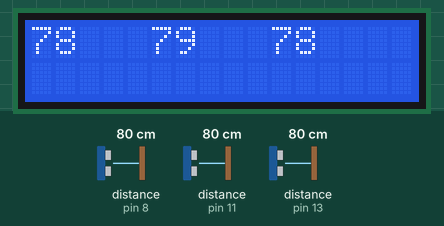
Recording of a sketch running on a simulated Arduino Uno, built with avr-gcc and run on an emulated ATmega328P. Parts: 16×2 character LCD. Wiring (inferred from the names in the program): 3 × ultrasonic range finder: trigger pin 3, echo pin 13 / trigger pin 9, echo pin 8 / trigger pin 12, echo pin 11. The inputs (shaded band) are chosen by the test bench; at power-on: distance to the obstacle (sensors on pin 8, pin 11, pin 13) 80 cm. The echo pulse lasts 58.3 µs per cm.

Above: at 1.2 s.
1.3 s: distance to the obstacle (sensor on pin 8) set to 2 cm
At 2.7 s:
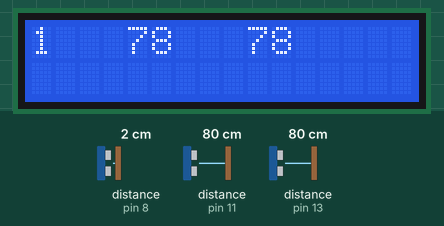
4.6 s: distance to the obstacle (sensor on pin 11) set to 2 cm
At 5.9 s:
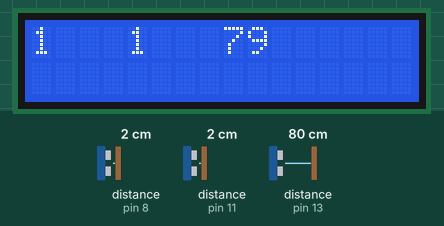
7.6 s: distance to the obstacle (sensor on pin 13) set to 2 cm
At 8.5 s:
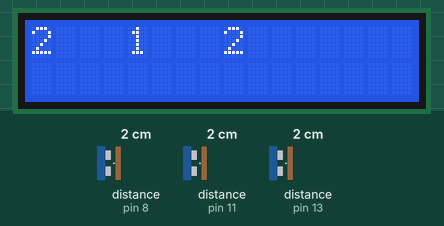
10.6 s: distance to the obstacle (sensor on pin 8) set to 4 cm
At 12.0 s:
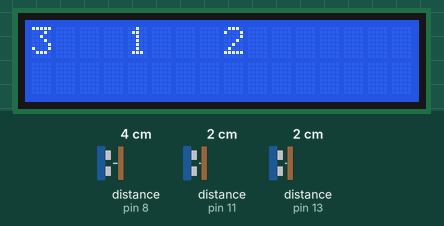
13.7 s: distance to the obstacle (sensor on pin 11) set to 4 cm
At 15.0 s:
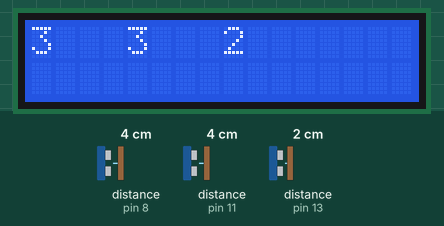
16.7 s: distance to the obstacle (sensor on pin 13) set to 4 cm
At 18.0 s:
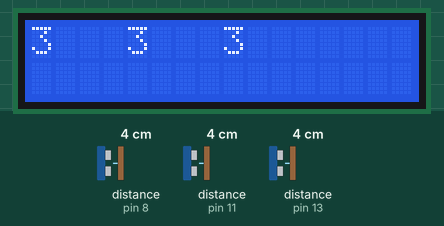
Timing chart, 0 to 19.7 s (numbered marks = the images above; inputs shaded):
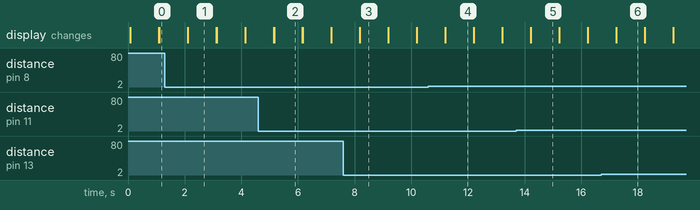

The sketch:

ultrasonic_lcd_3_sensors.ino
```cpp
/*
* Arduino LCD Tutorial
*
* Crated by Dejan Nedelkovski,
* www.HowToMechatronics.com
*
*/


#include <LiquidCrystal.h> // includes the LiquidCrystal Library
LiquidCrystal lcd(10, 2, 4, 5, 6, 7); // Creates an LCD object. Parameters: (rs, enable, d4, d5, d6, d7)


unsigned long secondCounter = 0;
unsigned long minuteCounter = 0;
unsigned long hourCounter = 0;
unsigned long delayStart = 0;
String secCounterStr, minCounterStr, hrCounterStr,timeStr;
String rtMin,rtSec,rtHour,rtDoW;
String rtTime;
String myDist,myDist2,myDist3;
const int trigPin = 9;
const int echoPin = 8;
const int trigPin2 = 12;
const int echoPin2 = 11;
const int trigPin3 = 3;
const int echoPin3 = 13;
long duration,duration2,duration3;
int distance,distance2,distance3;
String myString;


void setup() {
 lcd.begin(16,2); // Initializes the interface to the LCD screen, and specifies the dimensions (width and height) of the display }


  pinMode(trigPin,OUTPUT);
  pinMode(echoPin,INPUT);
  pinMode(trigPin2,OUTPUT);
  pinMode(echoPin2,INPUT);
  pinMode(trigPin3,OUTPUT);
  pinMode(echoPin3,INPUT);
}

void loop() {
  digitalWrite(trigPin,LOW);
  delayMicroseconds(2);
  digitalWrite(trigPin,HIGH);
  delayMicroseconds(10);
  digitalWrite(trigPin,LOW);
  duration = pulseIn(echoPin,HIGH);
  distance = duration*.034/2;
  myDist = String(distance);

  digitalWrite(trigPin2,LOW);
  delayMicroseconds(2);
  digitalWrite(trigPin2,HIGH);
  delayMicroseconds(10);
  digitalWrite(trigPin2,LOW);
  duration2 = pulseIn(echoPin2,HIGH);
  distance2 = duration2*.034/2;
  myDist2 = String(distance2);

  digitalWrite(trigPin3,LOW);
  delayMicroseconds(2);
  digitalWrite(trigPin3,HIGH);
  delayMicroseconds(10);
  digitalWrite(trigPin3,LOW);
  duration3 = pulseIn(echoPin3,HIGH);
  distance3 = duration3*.034/2;
  myDist3 = String(distance3);

  myString = myDist + "   " + myDist2 + "   " + myDist3;


 lcd.print(myString); // Prints "Arduino" on the LCD
 delay(1000); // 3 seconds delay

 lcd.clear(); // Clears the LCD screen
}
```

Measured:
- after the input at 1.3 s, the display: first differs from a run without the input after 0.82 s (image 1)
- after the input at 4.6 s, the display: first differs from a run without the input after 0.56 s (image 2)
- after the input at 7.6 s, the display: first differs from a run without the input after 0.58 s (image 3)
- after the input at 10.6 s, the display: first differs from a run without the input after 0.60 s (image 4)
- after the input at 13.7 s, the display: first differs from a run without the input after 0.52 s (image 5)
- after the input at 16.7 s, the display: first differs from a run without the input after 0.53 s (image 6)
- what the display in image 1 shows lasts 1.0 s, from 2.1 s to 3.1 s
